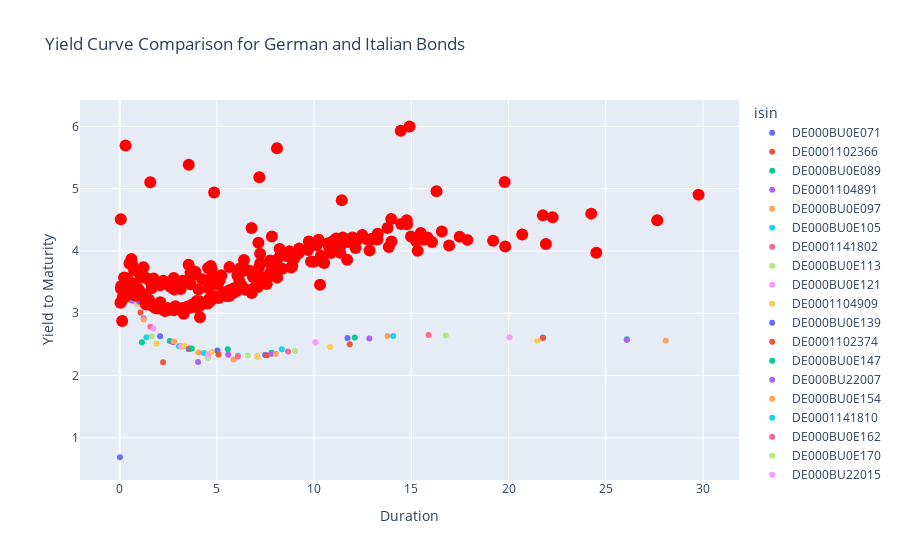
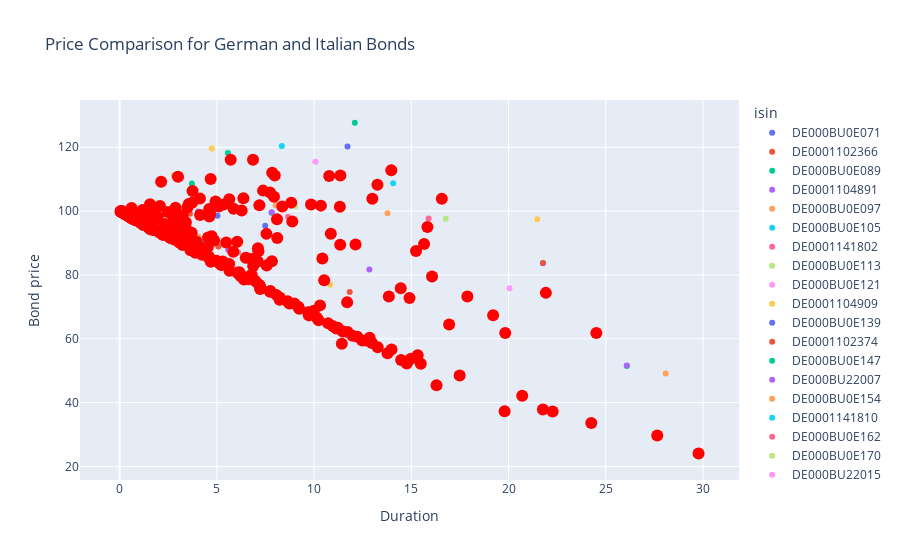

Source (notebook cell) for these figures, in order:
### Code cell
# Section 6 And now plotting in a chart

import plotly.express as px

# Plotting the data using Plotly
if not german_df.empty and not italian_df.empty:
    fig1 = px.scatter(german_df, x="duration", y="yield_to_maturity", color="isin",
                    title="Yield Curve Comparison for German and Italian Bonds",
                    labels={"duration": "Duration", "yield_to_maturity": "Yield to Maturity"})
        
    fig1.add_scatter(x=italian_df["duration"], y=italian_df["yield_to_maturity"], mode="markers", name="Italian Bonds",
                        marker=dict(color='red', size=10))

    fig1.update_traces(marker=dict(size=12),
                        selector=dict(mode='markers', name="Italian Bonds"))

    fig1.show()

    fig2 = px.scatter(german_df, x="duration", y="price", color="isin",
                    title="Price Comparison for German and Italian Bonds",
                    labels={"duration": "Duration", "price": "Bond price"})
        
    fig2.add_scatter(x=italian_df["duration"], y=italian_df["price"], mode="markers", name="Italian Bonds",
                        marker=dict(color='red', size=10))

    fig2.update_traces(marker=dict(size=12),
                        selector=dict(mode='markers', name="Italian Bonds"))
    
    fig2.show()
